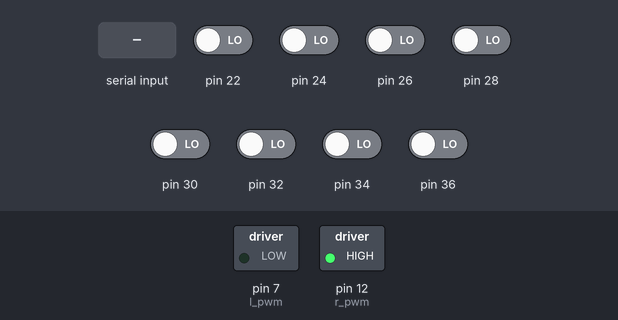
This sketch was run on a simulated Arduino Mega 2560, built with avr-gcc and run on an emulated ATmega2560. Shown: switched loads named in the sketch (green lamp = pin HIGH). The test bench sets the inputs (shaded band); at power-on: pin 22, pin 24, pin 26, pin 28, pin 30, pin 32, pin 34, pin 36 LOW.

Above: at 1.2 s.
1.3 s: "p" received over the second serial link
At 2.2 s:
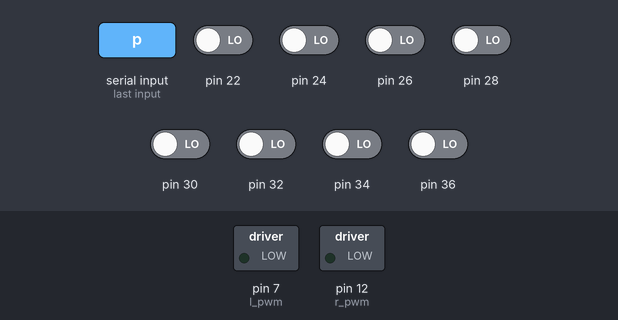
2.8 s: "P" received over the second serial link
At 4.5 s:
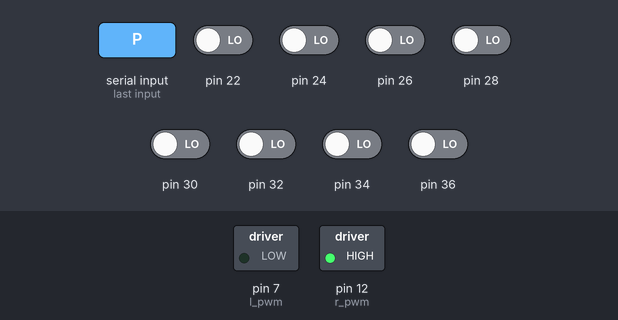
4.8 s: pin 22 driven HIGH and pin 24 driven HIGH and pin 26 driven HIGH and pin 28 driven HIGH and pin 30 driven HIGH
At 5.9 s:
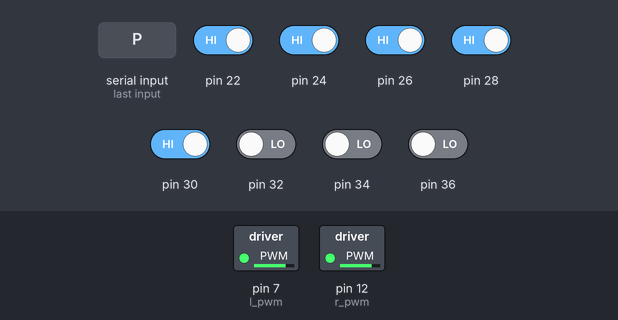
6.3 s: pin 22 driven LOW
At 7.0 s:
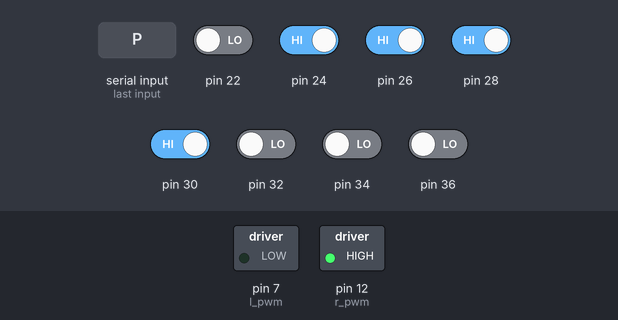
7.8 s: pin 22 driven HIGH
At 8.3 s:
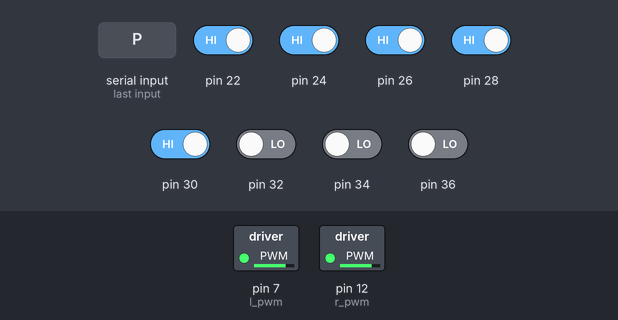
Timing chart, 0 to 10.3 s (numbered marks = the images above; inputs shaded):
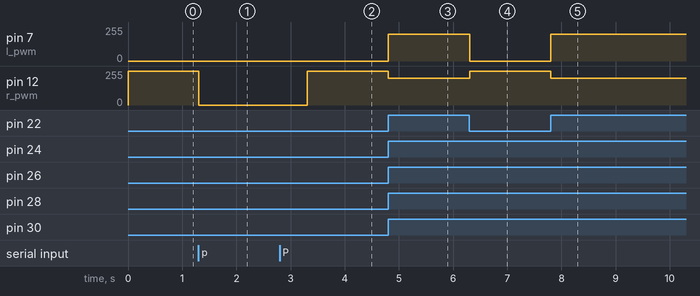

Measured:
- after the input at 1.3 s, pin 12 (r_pwm): 255/255 → 0/255 at once
- after the input at 2.8 s, pin 12 (r_pwm): 0/255 → 255/255 after 0.50 s
- after the input at 4.8 s, pin 7 (l_pwm): 0/255 → 200/255 at once; pin 12 (r_pwm): 255/255 → 200/255 at once
- after the input at 6.3 s, pin 7 (l_pwm): 200/255 → 0/255 at once; pin 12 (r_pwm): 200/255 → 255/255 at once
- after the input at 7.8 s, pin 7 (l_pwm): 0/255 → 200/255 at once; pin 12 (r_pwm): 255/255 → 200/255 at once

The sketch:

mecellaration_attemp_1.ino
```cpp
#include <QTRSensors.h>

/*qtrc*/
#define NUM_SENSORS 8
#define TIMEOUT 2500
#define EMITTER_PIN 38


int min_c[8] = {91, 359, 209, 61, 61, 120, 254, 343};
int max_c[8] = {535, 1508, 860, 296, 296, 565, 1044, 1435};
int high = 1500;
int pre_value;

// sensors 0 through 7 are connected to digital pins 3 through 10, respectively
QTRSensorsRC qtrrc((unsigned char[]) {
  22, 24, 26, 28, 30, 32, 34, 36
},
NUM_SENSORS, TIMEOUT, EMITTER_PIN);

unsigned int sensorValues[NUM_SENSORS];

//PD control
#define kp .4
#define kd 16
#define max_speed 255
#define base_position 3500
int last_error = 0;
int var_speed;
#define a_speed 200

unsigned int position;

/*Motor*/
#define l_motor_f 9
#define l_motor_b 8
#define r_motor_f 10
#define r_motor_b 11
#define l_pwm 7
#define r_pwm 12

boolean j = false;

int d = 300;

void setup()
{
  Serial.begin(9600);
  Serial1.begin(9600);
}

void loop()
{
  bluetooth();
  position = readline();
  //t_section
  if (sensorValues[2] > high && sensorValues[3] > high && sensorValues[4] > high && sensorValues[5] > high)
  {
    //    digitalWrite(l_motor_b, LOW);
    //    digitalWrite(r_motor_b, LOW);
    //    digitalWrite(l_motor_f, HIGH);
    //    digitalWrite(r_motor_f, HIGH);
    //    analogWrite(l_pwm, a_speed);
    //    analogWrite(r_pwm, a_speed);
    //    delay(d);
    do {
      follow_line(position);
      position = readline();
    } while (sensorValues[0] > high && sensorValues[7] > high);
  }

  // left_turn
  else if (sensorValues[0] > high && sensorValues[1] > high && sensorValues[2] > high && sensorValues[3] > high && sensorValues[4] > high)
  {
    analogWrite(l_pwm, 0);
    analogWrite(r_pwm, 0);
    digitalWrite(l_motor_b, LOW);
    digitalWrite(r_motor_b, LOW);
    digitalWrite(l_motor_f, HIGH);
    digitalWrite(r_motor_f, HIGH);
    analogWrite(l_pwm, a_speed);
    analogWrite(r_pwm, a_speed);
    do
    {
      bluetooth();
      readline();
    } while (sensorValues[0] > high);
    if (sensorValues[3] > high && sensorValues[4] > high)
      follow_line(position);
    else
      left_turn(d);
  }
  //right_turn && hexagonal
  else if (sensorValues[7] > high && sensorValues[6] > high && sensorValues[5] > high && sensorValues[4] > high && sensorValues[3] > high)
  {
    analogWrite(l_pwm, 0);
    analogWrite(r_pwm, 0);
    digitalWrite(l_motor_b, LOW);
    digitalWrite(r_motor_b, LOW);
    digitalWrite(l_motor_f, HIGH);
    digitalWrite(r_motor_f, HIGH);
    analogWrite(l_pwm, a_speed);
    analogWrite(r_pwm, a_speed);
    do
    {
      bluetooth();
      //      if (sensorValues[0] > high && sensorValues[1] > high)
      //        left_turn(d);
      readline();
    } while (sensorValues[7] > high);
    if (sensorValues[3] > high && sensorValues[4] > high)
      follow_line(position);
    else
      right_turn(d);
  }

  else
    follow_line(position);
}


unsigned int readline()
{
  unsigned int pos = 0;
  int sum = 0;
  boolean a = false;
  qtrrc.read(sensorValues);
  for (unsigned char i = 0; i < NUM_SENSORS; i++)
  {
    sensorValues[i] = constrain(sensorValues[i], min_c[i], max_c[i]);
    sensorValues[i] = map(sensorValues[i], min_c[i], max_c[i], 0, 2500);
    if (sensorValues[i] > high)
      a = true;
    pos += (i * 1000 * sensorValues[i]);
    sum += sensorValues[i];
  }
  if (a)
  {
    pos = pos / sum;
    pre_value = pos;
  }
  else
  {
    if (pre_value > 6000)
      pos = (NUM_SENSORS - 1) * 1000;
    else if (pre_value < 1000)
      pos = 0;
    else
      pos = pre_value;
  }
  return pos;
}

void bluetooth()
{
  if (Serial1.available() > 0)
  {
    analogWrite(l_pwm, 0);
    analogWrite(r_pwm, 0);
    char a = Serial1.read();
    if (a == 'p' || a == 'P')
    {
      Serial1.println("delays");
      while (!Serial1.available());
      //      d = Serial1.parseInt();
      //      Serial.print(kp);
      //      while (!Serial1.available());
      //      kd = Serial1.parseFloat();
      //      Serial.print(kd);
      //      while (!Serial1.available());
      Serial1.read();
      delay(500);
    }
  }
}

void left_turn(int del)
{
  digitalWrite(l_motor_b, HIGH);
  digitalWrite(r_motor_b, LOW);
  digitalWrite(l_motor_f, LOW);
  digitalWrite(r_motor_f, HIGH);
  delay(del);
  do {
    readline();
  } while (sensorValues[3] < high && sensorValues[4] < high);
}

void right_turn(int del)
{
  digitalWrite(l_motor_b, LOW);
  digitalWrite(r_motor_b, HIGH);
  digitalWrite(l_motor_f, HIGH);
  digitalWrite(r_motor_f, LOW);
  delay(del);
  do {
    readline();
  } while (sensorValues[3] < high && sensorValues[4] < high);
}

void follow_line(unsigned int pos)
{
  digitalWrite(l_motor_b, LOW);
  digitalWrite(r_motor_b, LOW);
  digitalWrite(l_motor_f, HIGH);
  digitalWrite(r_motor_f, HIGH);
  int error = pos - base_position;
  last_error = error;
  int speed_var = kp * error + kd * (error - last_error);
  /*  Serial1.print(error);
    Serial1.print("   ");
    Serial1.println();
  */
  if (speed_var < 0) //left turn
  {
    analogWrite(l_pwm, max(0, max_speed + speed_var));
    analogWrite(r_pwm, max_speed);
  }
  else
  {
    analogWrite(r_pwm, max(0, max_speed - speed_var));
    analogWrite(l_pwm, max_speed);
  }
}
```
